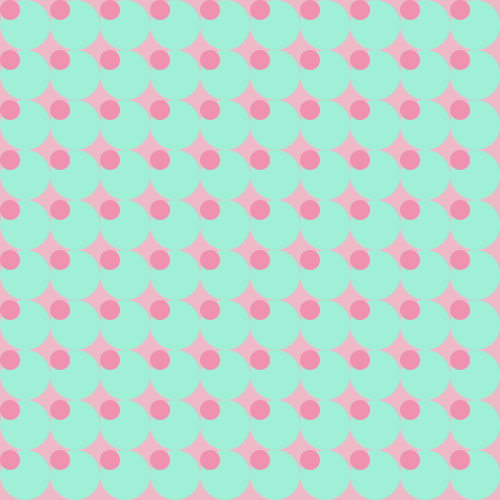
Frame 1 (no input)
Frame 60 (the mouse pressed at the canvas centre just before this capture): identical to frame 1, image omitted
Frame 120 (the mouse held since frame 60 and released just before this capture): identical to frame 1, image omitted

The Processing sketch that drew this single still picture (run headless with seeded random() and noise(); from frame 60 on, the mouse is pressed at the canvas centre):

// Processing sketch: Entrega_3
// ── Entrega_3.pde
int columnas = 10;
int filas = 10;
int p = 50; //ancho, alto del circulo
int col = 10;
int fil = 10;
int d = 20;

color [] [] micolor  = new color [filas] [columnas]; //le estoy agregando dos corchetes al principio porque tengo dos variables
//color micolor = new color (255)

color [] [] lol = new color [fil] [col];

void setup() {
  size(500, 500);
  background(255);
 
}

void draw() {
  background(240,185,200);
  
   for(int i = 0; i < filas; i++){
     for(int j = 0; j < columnas; j++){
    micolor [i][j] = color (160,240,215);
     }
  }
  //for es para repetir
  // + + significa mas 1
  for (int i = 0; i < columnas; i++) {
    for (int j = 0; j < columnas; j++) {
      noStroke();
      ellipseMode(CORNER); //este modo hace que las elipses parta desde el vertice 0,0
      fill(micolor[i][j]);
      ellipse(i*p, j*p, p, p); //lo multiplico por 100 para qu etenga el espacio entremedio
      //i*p lo multiplique en tamaño
     
    }
  }
    for(int i = 0; i < fil; i++){
     for(int j = 0; j < col; j++){
    lol [i][j] = color (240,145,175);
     }
  }
  //for es para repetir
  // + + significa mas 1
  for (int i = 0; i < col; i++) {
    for (int j = 0; j < col; j++) {
      noStroke();
      ellipseMode(CORNER); //este modo hace que las elipses parta desde el vertice 0,0
      fill(lol[i][j]);
      ellipse(i*50, j*50, d, d); //lo multiplico por 100 para qu etenga el espacio entremedio
      //i*p lo multiplique en tamaño
     
    }
  }
}
